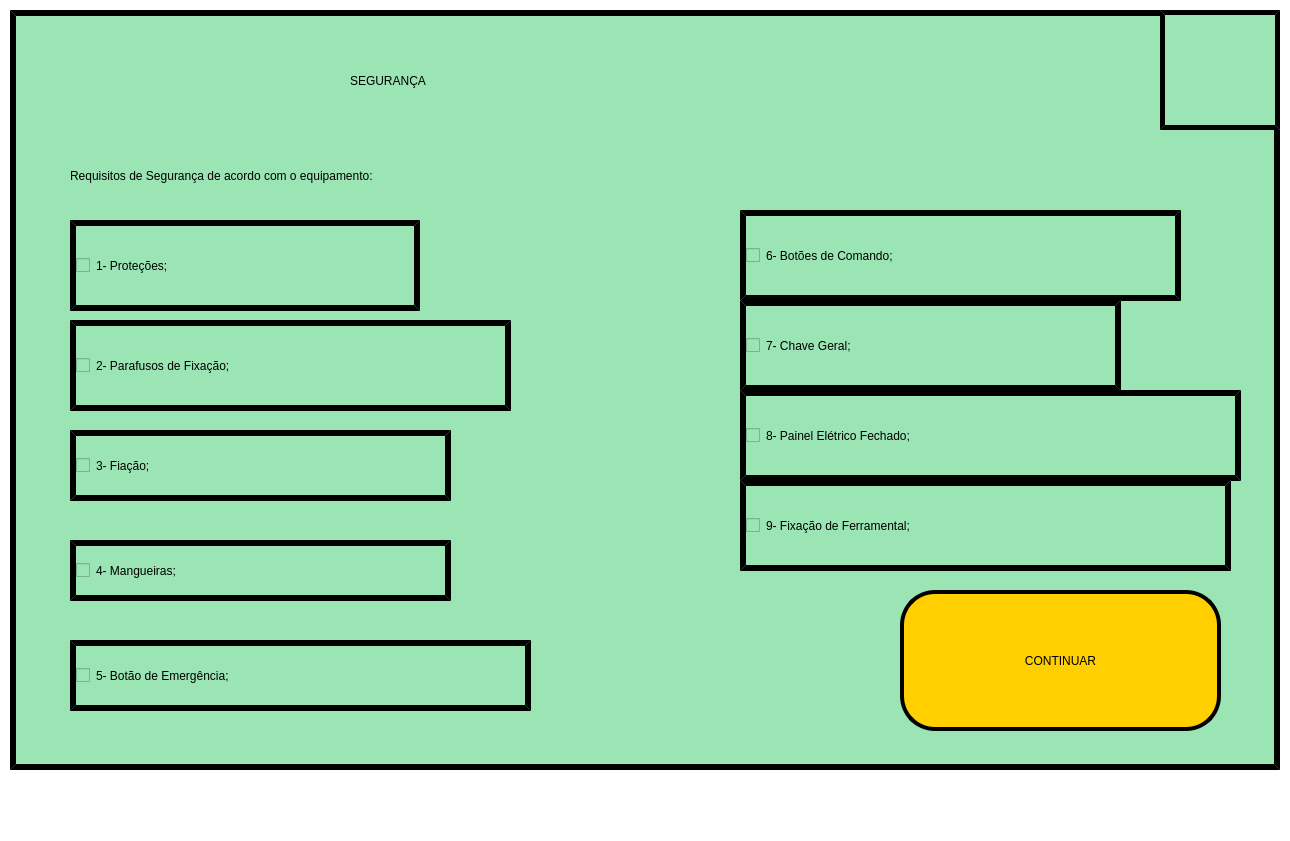
<?xml version="1.0" encoding="UTF-8"?>
<ui version="4.0">
 <class>Liberacao_Seguranca</class>
 <widget class="QMainWindow" name="Liberacao_Seguranca">
  <property name="geometry">
   <rect>
    <x>0</x>
    <y>0</y>
    <width>1290</width>
    <height>841</height>
   </rect>
  </property>
  <property name="minimumSize">
   <size>
    <width>1290</width>
    <height>841</height>
   </size>
  </property>
  <property name="maximumSize">
   <size>
    <width>1290</width>
    <height>841</height>
   </size>
  </property>
  <property name="windowTitle">
   <string>MainWindow</string>
  </property>
  <property name="styleSheet">
   <string notr="true">background-color: rgb(255, 255, 255);</string>
  </property>
  <widget class="QWidget" name="centralwidget">
   <widget class="QLabel" name="Label_Borda">
    <property name="geometry">
     <rect>
      <x>0</x>
      <y>783</y>
      <width>1290</width>
      <height>18</height>
     </rect>
    </property>
    <property name="text">
     <string/>
    </property>
    <property name="pixmap">
     <pixmap>Imagens/Borda.png</pixmap>
    </property>
    <property name="scaledContents">
     <bool>true</bool>
    </property>
   </widget>
   <widget class="QFrame" name="Liberacao_Seguranca_2">
    <property name="geometry">
     <rect>
      <x>10</x>
      <y>10</y>
      <width>1270</width>
      <height>760</height>
     </rect>
    </property>
    <property name="styleSheet">
     <string notr="true">background-color: rgb(155, 228, 179);
border-style: outset;




border-color: rgb(0, 0, 0);
border-width:6px;
</string>
    </property>
    <property name="frameShape">
     <enum>QFrame::StyledPanel</enum>
    </property>
    <property name="frameShadow">
     <enum>QFrame::Raised</enum>
    </property>
    <widget class="QLabel" name="Label_Seguranca">
     <property name="geometry">
      <rect>
       <x>340</x>
       <y>10</y>
       <width>601</width>
       <height>121</height>
      </rect>
     </property>
     <property name="styleSheet">
      <string notr="true">border-style: outset;




border-color: rgb(0, 0, 0);
border-width:0px;

font: 75 65pt &quot;Bosch Sans Bold&quot;;</string>
     </property>
     <property name="text">
      <string>SEGURANÇA</string>
     </property>
    </widget>
    <widget class="QCheckBox" name="checkBox_1">
     <property name="geometry">
      <rect>
       <x>60</x>
       <y>210</y>
       <width>350</width>
       <height>91</height>
      </rect>
     </property>
     <property name="styleSheet">
      <string notr="true">


QCheckBox::indicator
{
width : 37px;
height : 37px;
background-color:white;
border-style: outset;
border-color: rgb(0, 0, 0);
border-width:3px;
}
QCheckBox::indicator:checked {
   background-color:rgb(255, 207, 0);
}

border-style: inside;

border-color: rgb(0, 0, 0);
border-width:0px;
font: 75 25pt &quot;Bosch Sans Bold&quot;;</string>
     </property>
     <property name="text">
      <string>1- Proteções;</string>
     </property>
    </widget>
    <widget class="QPushButton" name="botao_continuar">
     <property name="geometry">
      <rect>
       <x>890</x>
       <y>580</y>
       <width>321</width>
       <height>141</height>
      </rect>
     </property>
     <property name="styleSheet">
      <string notr="true">background-color: rgb(255, 207, 0);
border-style: outset;
border-radius: 35px;



border-color: rgb(0, 0, 0);
border-width:4px;

font: 75 35pt &quot;Bosch Sans Bold&quot;;</string>
     </property>
     <property name="text">
      <string>CONTINUAR</string>
     </property>
    </widget>
    <widget class="QCheckBox" name="checkBox_2">
     <property name="geometry">
      <rect>
       <x>60</x>
       <y>310</y>
       <width>441</width>
       <height>91</height>
      </rect>
     </property>
     <property name="styleSheet">
      <string notr="true">


QCheckBox::indicator
{
width : 37px;
height : 37px;
background-color:white;
border-style: outset;
border-color: rgb(0, 0, 0);
border-width:3px;
}
QCheckBox::indicator:checked {
   background-color:rgb(255, 207, 0);
}

border-style: inside;

border-color: rgb(0, 0, 0);
border-width:0px;
font: 75 25pt &quot;Bosch Sans Bold&quot;;
</string>
     </property>
     <property name="text">
      <string>2- Parafusos de Fixação;</string>
     </property>
    </widget>
    <widget class="QCheckBox" name="checkBox_3">
     <property name="geometry">
      <rect>
       <x>60</x>
       <y>420</y>
       <width>381</width>
       <height>71</height>
      </rect>
     </property>
     <property name="styleSheet">
      <string notr="true">


QCheckBox::indicator
{
width : 37px;
height : 37px;
background-color:white;
border-style: outset;
border-color: rgb(0, 0, 0);
border-width:3px;
}
QCheckBox::indicator:checked {
   background-color:rgb(255, 207, 0);
}

border-style: inside;

border-color: rgb(0, 0, 0);
border-width:0px;
font: 75 25pt &quot;Bosch Sans Bold&quot;;</string>
     </property>
     <property name="text">
      <string>3- Fiação;</string>
     </property>
    </widget>
    <widget class="QCheckBox" name="checkBox_4">
     <property name="geometry">
      <rect>
       <x>60</x>
       <y>530</y>
       <width>381</width>
       <height>61</height>
      </rect>
     </property>
     <property name="styleSheet">
      <string notr="true">


QCheckBox::indicator
{
width : 37px;
height : 37px;
background-color:white;
border-style: outset;
border-color: rgb(0, 0, 0);
border-width:3px;
}
QCheckBox::indicator:checked {
   background-color:rgb(255, 207, 0);
}

border-style: inside;

border-color: rgb(0, 0, 0);
border-width:0px;
font: 75 25pt &quot;Bosch Sans Bold&quot;;</string>
     </property>
     <property name="text">
      <string>4- Mangueiras;</string>
     </property>
    </widget>
    <widget class="QCheckBox" name="checkBox_5">
     <property name="geometry">
      <rect>
       <x>60</x>
       <y>630</y>
       <width>461</width>
       <height>71</height>
      </rect>
     </property>
     <property name="styleSheet">
      <string notr="true">


QCheckBox::indicator
{
width : 37px;
height : 37px;
background-color:white;
border-style: outset;
border-color: rgb(0, 0, 0);
border-width:3px;
}
QCheckBox::indicator:checked {
   background-color:rgb(255, 207, 0);
}

border-style: inside;

border-color: rgb(0, 0, 0);
border-width:0px;
font: 75 25pt &quot;Bosch Sans Bold&quot;;</string>
     </property>
     <property name="text">
      <string>5- Botão de Emergência;</string>
     </property>
    </widget>
    <widget class="QCheckBox" name="checkBox_6">
     <property name="geometry">
      <rect>
       <x>730</x>
       <y>200</y>
       <width>441</width>
       <height>91</height>
      </rect>
     </property>
     <property name="styleSheet">
      <string notr="true">


QCheckBox::indicator
{
width : 37px;
height : 37px;
background-color:white;
border-style: outset;
border-color: rgb(0, 0, 0);
border-width:3px;
}
QCheckBox::indicator:checked {
   background-color:rgb(255, 207, 0);
}

border-style: inside;

border-color: rgb(0, 0, 0);
border-width:0px;
font: 75 25pt &quot;Bosch Sans Bold&quot;;</string>
     </property>
     <property name="text">
      <string>6- Botões de Comando;</string>
     </property>
    </widget>
    <widget class="QCheckBox" name="checkBox_7">
     <property name="geometry">
      <rect>
       <x>730</x>
       <y>290</y>
       <width>381</width>
       <height>91</height>
      </rect>
     </property>
     <property name="styleSheet">
      <string notr="true">


QCheckBox::indicator
{
width : 37px;
height : 37px;
background-color:white;
border-style: outset;
border-color: rgb(0, 0, 0);
border-width:3px;
}
QCheckBox::indicator:checked {
   background-color:rgb(255, 207, 0);
}

border-style: inside;

border-color: rgb(0, 0, 0);
border-width:0px;
font: 75 25pt &quot;Bosch Sans Bold&quot;;</string>
     </property>
     <property name="text">
      <string>7- Chave Geral;</string>
     </property>
    </widget>
    <widget class="QCheckBox" name="checkBox_8">
     <property name="geometry">
      <rect>
       <x>730</x>
       <y>380</y>
       <width>501</width>
       <height>91</height>
      </rect>
     </property>
     <property name="styleSheet">
      <string notr="true">


QCheckBox::indicator
{
width : 37px;
height : 37px;
background-color:white;
border-style: outset;
border-color: rgb(0, 0, 0);
border-width:3px;
}
QCheckBox::indicator:checked {
   background-color:rgb(255, 207, 0);
}

border-style: inside;

border-color: rgb(0, 0, 0);
border-width:0px;
font: 75 25pt &quot;Bosch Sans Bold&quot;;
</string>
     </property>
     <property name="text">
      <string>8- Painel Elétrico Fechado;</string>
     </property>
    </widget>
    <widget class="QCheckBox" name="checkBox_9">
     <property name="geometry">
      <rect>
       <x>730</x>
       <y>470</y>
       <width>491</width>
       <height>91</height>
      </rect>
     </property>
     <property name="styleSheet">
      <string notr="true">


QCheckBox::indicator
{
width : 37px;
height : 37px;
background-color:white;
border-style: outset;
border-color: rgb(0, 0, 0);
border-width:3px;
}
QCheckBox::indicator:checked {
   background-color:rgb(255, 207, 0);
}

border-style: inside;

border-color: rgb(0, 0, 0);
border-width:0px;
font: 75 25pt &quot;Bosch Sans Bold&quot;;</string>
     </property>
     <property name="text">
      <string>9- Fixação de Ferramental;</string>
     </property>
    </widget>
    <widget class="QLabel" name="Label_titulo">
     <property name="geometry">
      <rect>
       <x>60</x>
       <y>140</y>
       <width>941</width>
       <height>51</height>
      </rect>
     </property>
     <property name="styleSheet">
      <string notr="true">border-style: outset;




border-color: rgb(0, 0, 0);
border-width:0px;

font: 75 25pt &quot;Bosch Sans Bold&quot;;</string>
     </property>
     <property name="text">
      <string>Requisitos de Segurança de acordo com o equipamento:</string>
     </property>
    </widget>
    <widget class="QPushButton" name="botao_home">
     <property name="geometry">
      <rect>
       <x>1150</x>
       <y>0</y>
       <width>120</width>
       <height>120</height>
      </rect>
     </property>
     <property name="styleSheet">
      <string notr="true">border-style: outset;
border-color: rgb(0, 0, 0);
border-width:5px;</string>
     </property>
     <property name="text">
      <string/>
     </property>
     <property name="icon">
      <iconset>
       <normaloff>imagens/Home.Liberacao.png</normaloff>imagens/Home.Liberacao.png</iconset>
     </property>
     <property name="iconSize">
      <size>
       <width>105</width>
       <height>105</height>
      </size>
     </property>
    </widget>
   </widget>
  </widget>
  <widget class="QMenuBar" name="menubar">
   <property name="geometry">
    <rect>
     <x>0</x>
     <y>0</y>
     <width>1290</width>
     <height>21</height>
    </rect>
   </property>
  </widget>
  <widget class="QStatusBar" name="statusbar"/>
 </widget>
 <resources/>
 <connections/>
</ui>
